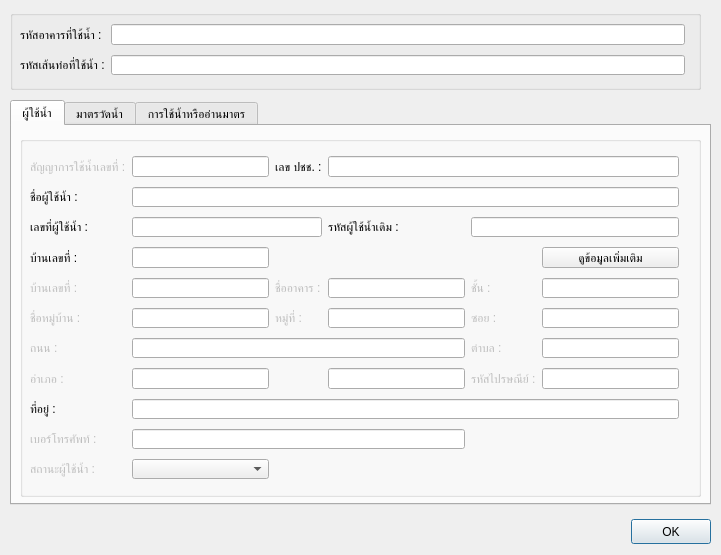
<?xml version="1.0" encoding="UTF-8"?>
<ui version="4.0">
 <class>Dialog</class>
 <widget class="QDialog" name="Dialog">
  <property name="geometry">
   <rect>
    <x>0</x>
    <y>0</y>
    <width>721</width>
    <height>555</height>
   </rect>
  </property>
  <property name="minimumSize">
   <size>
    <width>721</width>
    <height>555</height>
   </size>
  </property>
  <property name="maximumSize">
   <size>
    <width>721</width>
    <height>555</height>
   </size>
  </property>
  <property name="windowTitle">
   <string>Dialog</string>
  </property>
  <widget class="QWidget" name="layoutWidget">
   <property name="geometry">
    <rect>
     <x>20</x>
     <y>516</y>
     <width>691</width>
     <height>31</height>
    </rect>
   </property>
   <layout class="QHBoxLayout" name="horizontalLayout">
    <item>
     <spacer name="horizontalSpacer_8">
      <property name="orientation">
       <enum>Qt::Horizontal</enum>
      </property>
      <property name="sizeHint" stdset="0">
       <size>
        <width>40</width>
        <height>25</height>
       </size>
      </property>
     </spacer>
    </item>
    <item>
     <widget class="QPushButton" name="okBtn">
      <property name="minimumSize">
       <size>
        <width>0</width>
        <height>25</height>
       </size>
      </property>
      <property name="maximumSize">
       <size>
        <width>16777215</width>
        <height>25</height>
       </size>
      </property>
      <property name="text">
       <string>OK</string>
      </property>
     </widget>
    </item>
   </layout>
  </widget>
  <widget class="QGroupBox" name="groupBox">
   <property name="geometry">
    <rect>
     <x>10</x>
     <y>10</y>
     <width>691</width>
     <height>80</height>
    </rect>
   </property>
   <property name="title">
    <string/>
   </property>
   <widget class="QWidget" name="layoutWidget">
    <property name="geometry">
     <rect>
      <x>10</x>
      <y>8</y>
      <width>671</width>
      <height>63</height>
     </rect>
    </property>
    <layout class="QGridLayout" name="gridLayout_2">
     <property name="topMargin">
      <number>6</number>
     </property>
     <property name="rightMargin">
      <number>6</number>
     </property>
     <property name="bottomMargin">
      <number>6</number>
     </property>
     <property name="verticalSpacing">
      <number>10</number>
     </property>
     <item row="0" column="0">
      <widget class="QLabel" name="label">
       <property name="text">
        <string>รหัสอาคารที่ใช้น้ำ :</string>
       </property>
      </widget>
     </item>
     <item row="0" column="1">
      <widget class="QLineEdit" name="buildingId"/>
     </item>
     <item row="1" column="0">
      <widget class="QLabel" name="label_2">
       <property name="text">
        <string>รหัสเส้นท่อที่ใช้น้ำ :</string>
       </property>
      </widget>
     </item>
     <item row="1" column="1">
      <widget class="QLineEdit" name="pipeId"/>
     </item>
    </layout>
   </widget>
  </widget>
  <widget class="QTabWidget" name="tabWidget">
   <property name="geometry">
    <rect>
     <x>10</x>
     <y>100</y>
     <width>701</width>
     <height>405</height>
    </rect>
   </property>
   <property name="currentIndex">
    <number>0</number>
   </property>
   <widget class="QWidget" name="tab">
    <attribute name="title">
     <string>ผู้ใช้น้ำ</string>
    </attribute>
    <widget class="QGroupBox" name="groupBox_2">
     <property name="geometry">
      <rect>
       <x>8</x>
       <y>10</y>
       <width>681</width>
       <height>361</height>
      </rect>
     </property>
     <property name="title">
      <string/>
     </property>
     <widget class="QWidget" name="layoutWidget">
      <property name="geometry">
       <rect>
        <x>10</x>
        <y>14</y>
        <width>655</width>
        <height>335</height>
       </rect>
      </property>
      <layout class="QGridLayout" name="gridLayout">
       <property name="topMargin">
        <number>6</number>
       </property>
       <property name="rightMargin">
        <number>6</number>
       </property>
       <property name="bottomMargin">
        <number>6</number>
       </property>
       <property name="verticalSpacing">
        <number>10</number>
       </property>
       <item row="0" column="0">
        <widget class="QLabel" name="label_4">
         <property name="enabled">
          <bool>false</bool>
         </property>
         <property name="text">
          <string>สัญญาการใช้น้ำเลขที่ :</string>
         </property>
        </widget>
       </item>
       <item row="0" column="1">
        <widget class="QLineEdit" name="CONTRACNO"/>
       </item>
       <item row="0" column="2">
        <widget class="QLabel" name="label_6">
         <property name="text">
          <string>เลข ปชช. :</string>
         </property>
        </widget>
       </item>
       <item row="0" column="3" colspan="3">
        <widget class="QLineEdit" name="PIN"/>
       </item>
       <item row="1" column="0">
        <widget class="QLabel" name="label_36">
         <property name="text">
          <string>ชื่อผู้ใช้น้ำ :</string>
         </property>
        </widget>
       </item>
       <item row="1" column="1" colspan="5">
        <widget class="QLineEdit" name="custName_Surname"/>
       </item>
       <item row="2" column="0">
        <widget class="QLabel" name="label_3">
         <property name="text">
          <string>เลขที่ผู้ใช้น้ำ :</string>
         </property>
        </widget>
       </item>
       <item row="2" column="1" colspan="2">
        <widget class="QLineEdit" name="custCode"/>
       </item>
       <item row="2" column="3">
        <widget class="QLabel" name="label_21">
         <property name="text">
          <string>รหัสผู้ใช้น้ำเดิม :</string>
         </property>
        </widget>
       </item>
       <item row="2" column="4" colspan="2">
        <widget class="QLineEdit" name="CUSTCODE_OLD"/>
       </item>
       <item row="3" column="0">
        <widget class="QLabel" name="label_7">
         <property name="text">
          <string>บ้านเลขที่ :</string>
         </property>
        </widget>
       </item>
       <item row="3" column="1">
        <widget class="QLineEdit" name="addressNo"/>
       </item>
       <item row="3" column="5">
        <widget class="QPushButton" name="moreinfo">
         <property name="text">
          <string>ดูข้อมูลเพิ่มเติม</string>
         </property>
        </widget>
       </item>
       <item row="4" column="0">
        <widget class="QLabel" name="label_5">
         <property name="enabled">
          <bool>false</bool>
         </property>
         <property name="text">
          <string>บ้านเลขที่ :</string>
         </property>
        </widget>
       </item>
       <item row="4" column="1">
        <widget class="QLineEdit" name="addressNo_cus"/>
       </item>
       <item row="4" column="2">
        <widget class="QLabel" name="label_16">
         <property name="enabled">
          <bool>false</bool>
         </property>
         <property name="text">
          <string>ชื่ออาคาร :</string>
         </property>
        </widget>
       </item>
       <item row="4" column="3">
        <widget class="QLineEdit" name="BUILDING"/>
       </item>
       <item row="4" column="4">
        <widget class="QLabel" name="label_17">
         <property name="enabled">
          <bool>false</bool>
         </property>
         <property name="text">
          <string>ชั้น :</string>
         </property>
        </widget>
       </item>
       <item row="4" column="5">
        <widget class="QLineEdit" name="FLOOR"/>
       </item>
       <item row="5" column="0">
        <widget class="QLabel" name="label_9">
         <property name="enabled">
          <bool>false</bool>
         </property>
         <property name="text">
          <string>ชื่อหมู่บ้าน :</string>
         </property>
        </widget>
       </item>
       <item row="5" column="1">
        <widget class="QLineEdit" name="VILLAGE"/>
       </item>
       <item row="5" column="2">
        <widget class="QLabel" name="label_8">
         <property name="enabled">
          <bool>false</bool>
         </property>
         <property name="text">
          <string>หมู่ที่ :</string>
         </property>
        </widget>
       </item>
       <item row="5" column="3">
        <widget class="QLineEdit" name="VILLAGENO"/>
       </item>
       <item row="5" column="4">
        <widget class="QLabel" name="label_11">
         <property name="enabled">
          <bool>false</bool>
         </property>
         <property name="text">
          <string>ซอย :</string>
         </property>
        </widget>
       </item>
       <item row="5" column="5">
        <widget class="QLineEdit" name="SOI"/>
       </item>
       <item row="6" column="0">
        <widget class="QLabel" name="label_10">
         <property name="enabled">
          <bool>false</bool>
         </property>
         <property name="text">
          <string>ถนน :</string>
         </property>
        </widget>
       </item>
       <item row="6" column="1" colspan="3">
        <widget class="QLineEdit" name="ROAD"/>
       </item>
       <item row="6" column="4">
        <widget class="QLabel" name="label_12">
         <property name="enabled">
          <bool>false</bool>
         </property>
         <property name="text">
          <string>ตำบล :</string>
         </property>
        </widget>
       </item>
       <item row="6" column="5">
        <widget class="QLineEdit" name="SUBDISTRICT"/>
       </item>
       <item row="7" column="0">
        <widget class="QLabel" name="label_13">
         <property name="enabled">
          <bool>false</bool>
         </property>
         <property name="text">
          <string>อำเภอ :</string>
         </property>
        </widget>
       </item>
       <item row="7" column="1">
        <widget class="QLineEdit" name="DISTRICT"/>
       </item>
       <item row="7" column="3">
        <widget class="QLineEdit" name="PROVINCE"/>
       </item>
       <item row="7" column="4">
        <widget class="QLabel" name="label_15">
         <property name="enabled">
          <bool>false</bool>
         </property>
         <property name="text">
          <string>รหัสไปรษณีย์ :</string>
         </property>
        </widget>
       </item>
       <item row="7" column="5">
        <widget class="QLineEdit" name="ZIPCODE"/>
       </item>
       <item row="8" column="0">
        <widget class="QLabel" name="label_18">
         <property name="text">
          <string>ที่อยู่ :</string>
         </property>
        </widget>
       </item>
       <item row="8" column="1" colspan="5">
        <widget class="QLineEdit" name="CUSTADDR"/>
       </item>
       <item row="9" column="0">
        <widget class="QLabel" name="label_19">
         <property name="enabled">
          <bool>false</bool>
         </property>
         <property name="text">
          <string>เบอร์โทรศัพท์ :</string>
         </property>
        </widget>
       </item>
       <item row="9" column="1" colspan="3">
        <widget class="QLineEdit" name="tel"/>
       </item>
       <item row="10" column="0">
        <widget class="QLabel" name="label_20">
         <property name="enabled">
          <bool>false</bool>
         </property>
         <property name="text">
          <string>สถานะผู้ใช้น้ำ :</string>
         </property>
        </widget>
       </item>
       <item row="10" column="1">
        <widget class="QComboBox" name="custstat_text"/>
       </item>
      </layout>
     </widget>
    </widget>
   </widget>
   <widget class="QWidget" name="tab_3">
    <attribute name="title">
     <string>มาตรวัดน้ำ</string>
    </attribute>
    <widget class="QGroupBox" name="groupBox_4">
     <property name="geometry">
      <rect>
       <x>10</x>
       <y>10</y>
       <width>671</width>
       <height>361</height>
      </rect>
     </property>
     <property name="title">
      <string/>
     </property>
     <widget class="QWidget" name="layoutWidget_2">
      <property name="geometry">
       <rect>
        <x>10</x>
        <y>10</y>
        <width>651</width>
        <height>92</height>
       </rect>
      </property>
      <layout class="QGridLayout" name="gridLayout_4">
       <property name="topMargin">
        <number>6</number>
       </property>
       <property name="bottomMargin">
        <number>6</number>
       </property>
       <property name="verticalSpacing">
        <number>10</number>
       </property>
       <item row="0" column="0">
        <widget class="QLabel" name="label_22">
         <property name="enabled">
          <bool>false</bool>
         </property>
         <property name="text">
          <string>ขนาดมาตร :</string>
         </property>
        </widget>
       </item>
       <item row="0" column="1">
        <widget class="QComboBox" name="meterSize_text"/>
       </item>
       <item row="1" column="0">
        <widget class="QLabel" name="label_24">
         <property name="text">
          <string>globalId :</string>
         </property>
        </widget>
       </item>
       <item row="1" column="1">
        <widget class="QLineEdit" name="globalId">
         <property name="enabled">
          <bool>true</bool>
         </property>
        </widget>
       </item>
       <item row="1" column="2">
        <widget class="QLabel" name="label_40">
         <property name="text">
          <string>หมายเลขมาตร :</string>
         </property>
        </widget>
       </item>
       <item row="1" column="3">
        <widget class="QLineEdit" name="meterNo">
         <property name="enabled">
          <bool>true</bool>
         </property>
        </widget>
       </item>
       <item row="2" column="0">
        <widget class="QLabel" name="label_25">
         <property name="text">
          <string>เริ่มเป็นผู้ใช้น้ำวันที่ : </string>
         </property>
        </widget>
       </item>
       <item row="0" column="2">
        <widget class="QLabel" name="label_23">
         <property name="enabled">
          <bool>false</bool>
         </property>
         <property name="text">
          <string>ยี่ห้อมาตร :</string>
         </property>
        </widget>
       </item>
       <item row="0" column="3">
        <widget class="QComboBox" name="mtrmkCode_text"/>
       </item>
       <item row="2" column="1">
        <widget class="QLineEdit" name="BGNCUSTDT"/>
       </item>
      </layout>
     </widget>
    </widget>
   </widget>
   <widget class="QWidget" name="tab_2">
    <attribute name="title">
     <string>การใช้น้ำหรืออ่านมาตร</string>
    </attribute>
    <widget class="QGroupBox" name="groupBox_3">
     <property name="geometry">
      <rect>
       <x>10</x>
       <y>10</y>
       <width>671</width>
       <height>351</height>
      </rect>
     </property>
     <property name="title">
      <string/>
     </property>
     <widget class="QWidget" name="layoutWidget">
      <property name="geometry">
       <rect>
        <x>10</x>
        <y>10</y>
        <width>651</width>
        <height>151</height>
       </rect>
      </property>
      <layout class="QGridLayout" name="gridLayout_3">
       <property name="leftMargin">
        <number>6</number>
       </property>
       <property name="topMargin">
        <number>6</number>
       </property>
       <property name="rightMargin">
        <number>6</number>
       </property>
       <property name="verticalSpacing">
        <number>10</number>
       </property>
       <item row="0" column="0">
        <widget class="QLabel" name="label_28">
         <property name="enabled">
          <bool>false</bool>
         </property>
         <property name="text">
          <string>เส้นทางอ่านมาตร :</string>
         </property>
        </widget>
       </item>
       <item row="0" column="1">
        <widget class="QLineEdit" name="MTRRDROUTE"/>
       </item>
       <item row="0" column="2">
        <widget class="QLabel" name="label_29">
         <property name="enabled">
          <bool>false</bool>
         </property>
         <property name="text">
          <string>ลำดับการอ่านมาตร :</string>
         </property>
        </widget>
       </item>
       <item row="0" column="3">
        <widget class="QLineEdit" name="MTRSEQ">
         <property name="text">
          <string/>
         </property>
        </widget>
       </item>
       <item row="1" column="0">
        <widget class="QLabel" name="label_30">
         <property name="enabled">
          <bool>false</bool>
         </property>
         <property name="text">
          <string>สภาพมาตร :</string>
         </property>
        </widget>
       </item>
       <item row="1" column="1">
        <widget class="QComboBox" name="meterStat_text"/>
       </item>
       <item row="1" column="2">
        <widget class="QLabel" name="label_31">
         <property name="enabled">
          <bool>false</bool>
         </property>
         <property name="text">
          <string>ประเภทการใช้น้ำ :</string>
         </property>
        </widget>
       </item>
       <item row="1" column="3">
        <widget class="QComboBox" name="useType_text"/>
       </item>
       <item row="2" column="0">
        <widget class="QLabel" name="label_32">
         <property name="enabled">
          <bool>false</bool>
         </property>
         <property name="text">
          <string>หน่วยน้ำปัจจุบัน [ลบ.ม.] :</string>
         </property>
        </widget>
       </item>
       <item row="2" column="1">
        <widget class="QLineEdit" name="PRSWTUSG"/>
       </item>
       <item row="2" column="2">
        <widget class="QLabel" name="label_33">
         <property name="enabled">
          <bool>false</bool>
         </property>
         <property name="text">
          <string>หน่วยน้ำเฉลี่ย [ลบ.ม.] :</string>
         </property>
        </widget>
       </item>
       <item row="2" column="3">
        <widget class="QLineEdit" name="AVGWTUSG"/>
       </item>
       <item row="3" column="0">
        <widget class="QLabel" name="label_34">
         <property name="text">
          <string>วันที่เริ่มใช้มาตรวัดน้ำ :</string>
         </property>
        </widget>
       </item>
       <item row="4" column="0">
        <widget class="QLabel" name="label_35">
         <property name="text">
          <string>หมายเหตุ :</string>
         </property>
        </widget>
       </item>
       <item row="4" column="1" colspan="3">
        <widget class="QLineEdit" name="remark"/>
       </item>
       <item row="3" column="1">
        <widget class="QLineEdit" name="BGNMTRDT"/>
       </item>
      </layout>
     </widget>
    </widget>
   </widget>
  </widget>
 </widget>
 <resources/>
 <connections/>
</ui>
